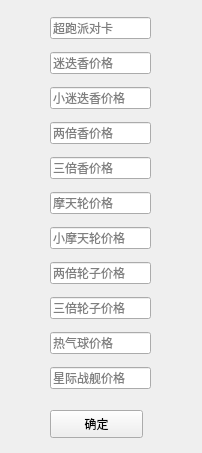
<?xml version="1.0" encoding="UTF-8"?>
<ui version="4.0">
 <class>Modifiy_gift_price</class>
 <widget class="QWidget" name="Modifiy_gift_price">
  <property name="geometry">
   <rect>
    <x>0</x>
    <y>0</y>
    <width>202</width>
    <height>453</height>
   </rect>
  </property>
  <property name="windowTitle">
   <string>Form</string>
  </property>
  <widget class="QWidget" name="verticalLayoutWidget">
   <property name="geometry">
    <rect>
     <x>50</x>
     <y>10</y>
     <width>101</width>
     <height>391</height>
    </rect>
   </property>
   <layout class="QVBoxLayout" name="verticalLayout">
    <item>
     <widget class="QLineEdit" name="lineEdit_4">
      <property name="placeholderText">
       <string>超跑派对卡</string>
      </property>
     </widget>
    </item>
    <item>
     <widget class="QLineEdit" name="lineEdit_2">
      <property name="placeholderText">
       <string>迷迭香价格</string>
      </property>
     </widget>
    </item>
    <item>
     <widget class="QLineEdit" name="lineEdit_10">
      <property name="placeholderText">
       <string>小迷迭香价格</string>
      </property>
     </widget>
    </item>
    <item>
     <widget class="QLineEdit" name="lineEdit">
      <property name="inputMask">
       <string/>
      </property>
      <property name="placeholderText">
       <string>两倍香价格</string>
      </property>
     </widget>
    </item>
    <item>
     <widget class="QLineEdit" name="lineEdit_9">
      <property name="placeholderText">
       <string>三倍香价格</string>
      </property>
     </widget>
    </item>
    <item>
     <widget class="QLineEdit" name="lineEdit_3">
      <property name="placeholderText">
       <string>摩天轮价格</string>
      </property>
     </widget>
    </item>
    <item>
     <widget class="QLineEdit" name="lineEdit_11">
      <property name="placeholderText">
       <string>小摩天轮价格</string>
      </property>
     </widget>
    </item>
    <item>
     <widget class="QLineEdit" name="lineEdit_6">
      <property name="placeholderText">
       <string>两倍轮子价格</string>
      </property>
     </widget>
    </item>
    <item>
     <widget class="QLineEdit" name="lineEdit_5">
      <property name="placeholderText">
       <string>三倍轮子价格</string>
      </property>
     </widget>
    </item>
    <item>
     <widget class="QLineEdit" name="lineEdit_7">
      <property name="placeholderText">
       <string>热气球价格</string>
      </property>
     </widget>
    </item>
    <item>
     <widget class="QLineEdit" name="lineEdit_8">
      <property name="placeholderText">
       <string>星际战舰价格</string>
      </property>
     </widget>
    </item>
   </layout>
  </widget>
  <widget class="QPushButton" name="pushButton">
   <property name="geometry">
    <rect>
     <x>50</x>
     <y>410</y>
     <width>93</width>
     <height>28</height>
    </rect>
   </property>
   <property name="text">
    <string>确定</string>
   </property>
  </widget>
 </widget>
 <resources/>
 <connections/>
</ui>
